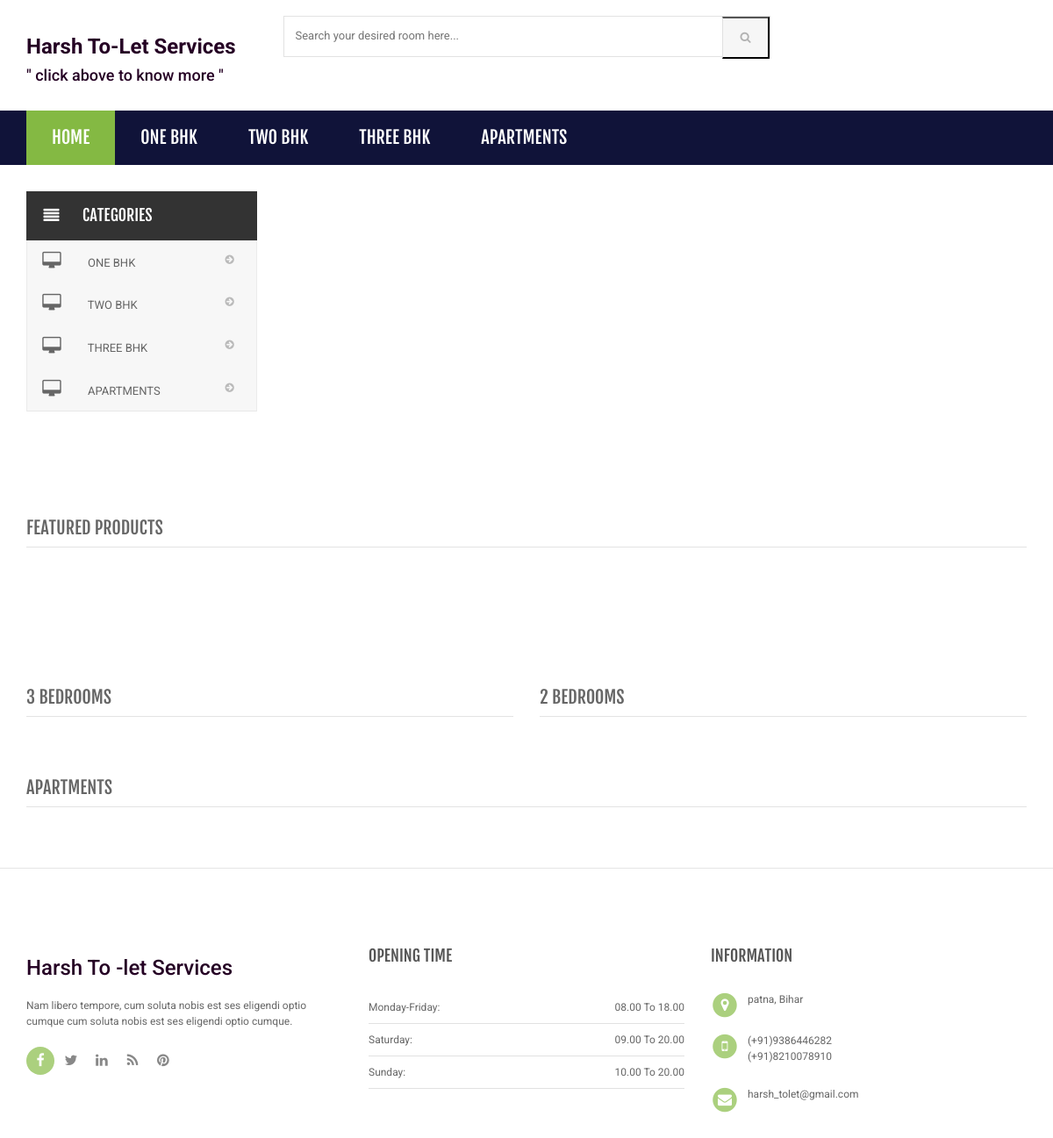
/Searching/index.php, run on the app's committed database.
### tables this page shows
CREATE TABLE `category` (
  `id` int(11) NOT NULL,
  `categoryName` varchar(255) DEFAULT NULL,
  `categoryDescription` longtext DEFAULT NULL,
  `creationDate` timestamp NOT NULL DEFAULT current_timestamp(),
  `updationDate` varchar(255) DEFAULT NULL
);

### Searching/index.php (the view, shortened to what this page needs)
<?php
include('includes/config.php');
?>
<!DOCTYPE html>
<html lang="en">
	<head>
	    <link rel="stylesheet" href="assets/css/bootstrap.min.css">
	    <link rel="stylesheet" href="assets/css/main.css">
	    <link rel="stylesheet" href="assets/css/green.css">
	    <link rel="stylesheet" href="assets/css/owl.carousel.css">
		<link rel="stylesheet" href="assets/css/owl.transitions.css">
		<link href="assets/css/lightbox.css" rel="stylesheet">
		<link rel="stylesheet" href="assets/css/animate.min.css">
		<link rel="stylesheet" href="assets/css/rateit.css">
		<link rel="stylesheet" href="assets/css/bootstrap-select.min.css">
		<link rel="stylesheet" href="assets/css/config.css">
		<link href="assets/css/green.css" rel="alternate stylesheet" title="Green color">
		<link href="assets/css/blue.css" rel="alternate stylesheet" title="Blue color">
		<link href="assets/css/red.css" rel="alternate stylesheet" title="Red color">
		<link href="assets/css/orange.css" rel="alternate stylesheet" title="Orange color">
		<link href="assets/css/dark-green.css" rel="alternate stylesheet" title="Darkgreen color">
		<link rel="stylesheet" href="assets/css/font-awesome.min.css">
	</head>
    <body class="cnt-home">
<header class="header-style-1">
<?php include('includes/main-header.php');?>
<?php include('includes/menu-bar.php');?>
</header>
<div class="body-content outer-top-xs" id="top-banner-and-menu">
	<div class="container">
		<div class="furniture-container homepage-container">
		<div class="row">
			<div class="col-xs-12 col-sm-12 col-md-3 sidebar">
	<?php include('includes/side-menu.php');?>
			</div>
			<div class="col-xs-12 col-sm-12 col-md-9 homebanner-holder">
<div id="hero" class="homepage-slider3">
</div>
			</div>
		</div>
		<div id="product-tabs-slider" class="scroll-tabs inner-bottom-vs  wow fadeInUp">
			<div class="more-info-tab clearfix">
			   <h3 class="new-product-title pull-left">Featured Products</h3>
			</div>
		</div>
			<div class="sections prod-slider-small outer-top-small">
				<div class="row">
					<div class="col-md-6">
	                   <section class="section">
	                   	<h3 class="section-title">3 Bedrooms</h3>
	                   </section>
					</div>
					<div class="col-md-6">
						<section class="section">
							<h3 class="section-title">2 Bedrooms</h3>
	                   </section>
					</div>
				</div>
			</div>
	<section class="section featured-product inner-xs wow fadeInUp">
		<h3 class="section-title">Apartments</h3>
		</section>
</div>
</div>
<?php include('includes/footer.php');?>
</body>
</html>

### Searching/includes/menu-bar.php (shortened to what this page needs)
<div class="header-nav animate-dropdown">
    <div class="container">
        <div class="yamm navbar navbar-default" role="navigation">
            <div class="nav-bg-class">
                <div class="navbar-collapse collapse" id="mc-horizontal-menu-collapse">
	<div class="nav-outer">
		<ul class="nav navbar-nav">
			<li class="active dropdown yamm-fw">
				<a href="index.php" data-hover="dropdown" class="dropdown-toggle">Home</a>
			</li>
              <?php $sql=mysqli_query($con,"select id,categoryName  from category limit 6");
while($row=mysqli_fetch_array($sql))
{
    ?>
			<li class="dropdown yamm">
				<a href="category.php?cid=<?php echo $row['id'];?>"> <?php echo $row['categoryName'];?></a>
			</li>
			<?php } ?>
		</ul>
		<div class="clearfix"></div>
	</div>
</div>
            </div>
        </div>
    </div>
</div>

### Searching/includes/side-menu.php
<div class="side-menu animate-dropdown outer-bottom-xs">
    <div class="head"><i class="icon fa fa-align-justify fa-fw"></i> Categories</div>
    <nav class="yamm megamenu-horizontal" role="navigation">
        <ul class="nav">
            <li class="dropdown menu-item">
              <?php $sql=mysqli_query($con,"select id,categoryName  from category");
while($row=mysqli_fetch_array($sql))
{
    ?>
                <a href="category.php?cid=<?php echo $row['id'];?>" class="dropdown-toggle"><i class="icon fa fa-desktop fa-fw"></i>
                <?php echo $row['categoryName'];?></a>
                <?php }?>
</li>
</ul>
    </nav>
</div>

### Searching/assets/css/green.css (style rules this page uses)
a { color: #250024; }
.header-style-1 .header-nav { background: #101339; }
.cnt-home .header-style-1 .header-nav .navbar .navbar-nav > li.active { background: #84b943; }

### Searching/assets/css/lightbox.css (style rules this page uses)
body:after { content: url(../images/close.png) url(../images/loading.gif) url(../images/prev.png) url(../images/next.png); display: none; }

### Searching/assets/css/blue.css (style rules this page uses)
a { color: #3498db; }
.header-style-1 .header-nav { background: #3498db; }
.cnt-home .header-style-1 .header-nav .navbar .navbar-nav > li.active { background: #1d6ca1; }

### Searching/assets/css/red.css (style rules this page uses)
a { color: #ff6c6c; }
.header-style-1 .header-nav { background: #ff6c6c; }
.cnt-home .header-style-1 .header-nav .navbar .navbar-nav > li.active { background: #ff1a1a; }

### Searching/assets/css/orange.css (style rules this page uses)
a { color: #f39c12; }
.header-style-1 .header-nav { background: #f39c12; }
.cnt-home .header-style-1 .header-nav .navbar .navbar-nav > li.active { background: #ab6c09; }

### Searching/assets/css/dark-green.css (style rules this page uses)
a { color: #12cca7; }
.header-style-1 .header-nav { background: #12cca7; }
.cnt-home .header-style-1 .header-nav .navbar .navbar-nav > li.active { background: #0b816a; }

### data on the page
category: categoryName "ONE BHK"
category: categoryName "TWO BHK"
category: categoryName "THREE BHK"
category: categoryName "APARTMENTS"
